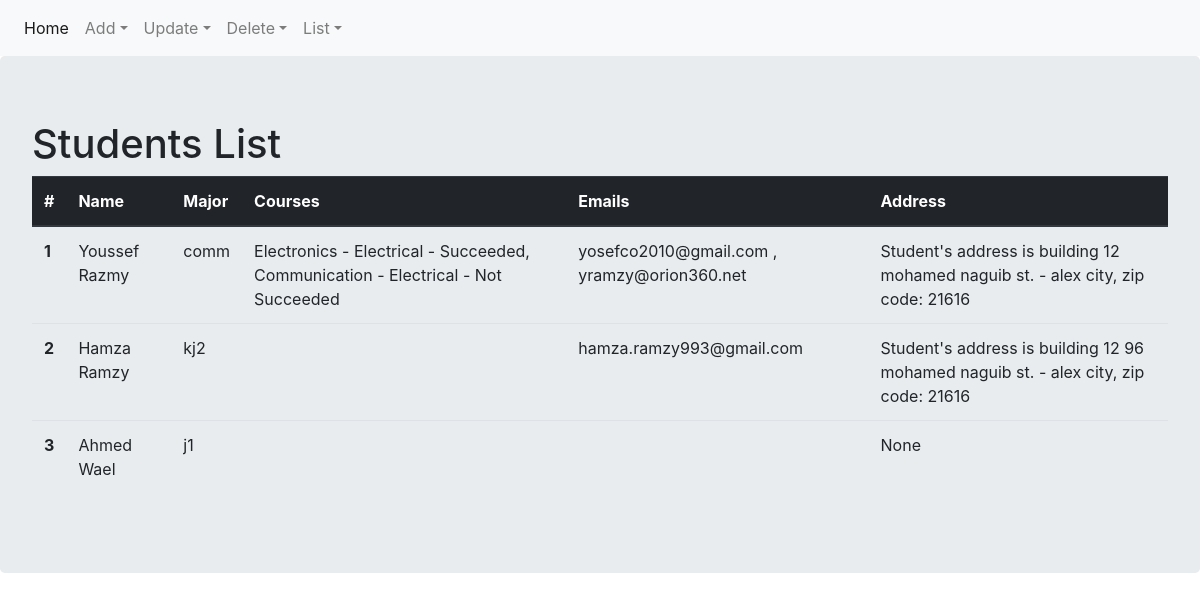
Screenshot of /list_students with the database file from the repository.
### Students.py (models this page shows, shortened)
class Student(db.Model):
    __tablename__ = 'students'
    id = db.Column(db.Integer, primary_key=True)
    fname = db.Column(db.Text)
    lname = db.Column(db.Text)
    major = db.Column(db.Text)
    email = db.relationship('Email', backref='student')
    address = db.relationship('Address', backref='student', uselist=False)
    course = db.relationship('StudentCourse', backref='student')

class Address(db.Model):
    __tablename__ = 'addresses'
    id = db.Column(db.Integer, primary_key=True)
    student_id = db.Column(db.Integer, db.ForeignKey('students.id'))
    building = db.Column(db.Integer)
    street = db.Column(db.Text)
    city = db.Column(db.Text)
    zip_code = db.Column(db.Integer)
    def __repr__(self):
        return f"Student's address is building {self.building} {self.street} st. - {self.city} city, zip code:\
                {self.zip_code}"

### Students.py (the view)
@app.route('/list_students', methods=['GET', 'POST'])
def list_students():
    return render_template('List.html', students=get_all_students_info(), List_type='Students')

### Students.py (called while the page is built)
def get_all_students_info():
    return [(student.id, student.fname.capitalize() + " " + student.lname.capitalize(), student.major,
             ", ".join(repr(c) for c in student.course), ", ".join(repr(e) for e in student.email),
             student.address) for student in Student.query.all()]

    def __repr__(self):
        return f"{self.email} "

    def __repr__(self):
        return f"{self.course.name} - {self.course.department} - " + ("Succeeded" if self.success_status else "Not Succeeded")

### templates/List.html (shortened to what this page needs)
{% extends "Base.html"%}
{% block content %}
<div class="jumbotron">
  {% if List_type == 'Students' %}
    <h1>Students List</h1>
    <table class="table">
      <thead class="thead-dark">
        <tr>
          <th scope="col">#</th>
          <th scope="col">Name</th>
          <th scope="col">Major</th>
          <th scope="col">Courses</th>
          <th scope="col">Emails</th>
          <th scope="col">Address</th>
        </tr>
      </thead>
      <tbody>
      {% for student in students %}
        <tr>
          <th scope="row">{{student[0]}}</th>
          <td>{{student[1]}}</td>
          <td>{{student[2]}}</td>
          <td>{{student[3]}}</td>
          <td>{{student[4]}}</td>
          <td>{{student[5]}}</td>
        </tr>
      {% endfor %}
      </tbody>
    </table>
  {% endif %}
{% endblock %}

### templates/Base.html (shortened to what this page needs)
<!DOCTYPE html>
<html lang="en" dir="ltr">
<head>
    <link rel="stylesheet" href="https://maxcdn.bootstrapcdn.com/bootstrap/4.0.0/css/bootstrap.min.css">
</head>
<body>
    <nav class="navbar navbar-expand-lg navbar-light bg-light">
        <div class="collapse navbar-collapse" id="navbarSupportedContent">
            <ul class="navbar-nav mr-auto">
                <li class="nav-item active">
                    <a class="nav-link" href="{{ url_for('index') }}">Home <span class="sr-only">(current)</span></a>
                </li>
                 <li class="nav-item dropdown">
                    <a class="nav-link dropdown-toggle" href="#" id="navbarDropdown1" role="button" data-toggle="dropdown" aria-haspopup="true" aria-expanded="false">
                    Add</a>
                </li>
                <li class="nav-item dropdown">
                    <a class="nav-link dropdown-toggle" href="#" id="navbarDropdown2" role="button" data-toggle="dropdown" aria-haspopup="true" aria-expanded="false">
                    Update</a>
                </li>
                 <li class="nav-item dropdown">
                    <a class="nav-link dropdown-toggle" href="#" id="navbarDropdown3" role="button" data-toggle="dropdown" aria-haspopup="true" aria-expanded="false">
                    Delete</a>
                </li>
                 <li class="nav-item dropdown">
                    <a class="nav-link dropdown-toggle" href="#" id="navbarDropdown4" role="button" data-toggle="dropdown" aria-haspopup="true" aria-expanded="false">
                    List</a>
                </li>
            </ul>
        </div>
    </nav>
    {% block content %}
    {% endblock %}
</body>
</html>

### rows the page displays
Student: id "1", fname "Youssef Razmy", major "comm", student "Electronics - Electrical - Succeeded, Communication - Electrical - Not Succeeded", student "yosefco2010@gmail.com , yramzy@orion360.net", zip_code "Student's address is building 12 mohamed naguib st. - alex city, zip code: 21616"
Student: id "2", fname "Hamza Ramzy", major "kj2", student "hamza.ramzy993@gmail.com", zip_code "Student's address is building 12 96 mohamed naguib st. - alex city, zip code: 21616"
Student: id "3", fname "Ahmed Wael", major "j1", student "None"
